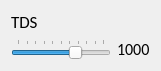
     <widget class="QWidget" name="layoutWidget">
      <property name="geometry">
       <rect>
        <x>30</x>
        <y>270</y>
        <width>151</width>
        <height>61</height>
       </rect>
      </property>
      <layout class="QFormLayout" name="formLayout_3">
       <item row="0" column="0">
        <widget class="QLabel" name="labelTDS">
         <property name="font">
          <font>
           <family>Calibri</family>
           <pointsize>13</pointsize>
          </font>
         </property>
         <property name="text">
          <string>TDS</string>
         </property>
        </widget>
       </item>
       <item row="1" column="0">
        <layout class="QFormLayout" name="formLayout_17">
         <item row="0" column="0">
          <widget class="QSlider" name="sliderTDS">
           <property name="minimumSize">
            <size>
             <width>100</width>
             <height>0</height>
            </size>
           </property>
           <property name="font">
            <font>
             <family>Calibri</family>
             <pointsize>11</pointsize>
            </font>
           </property>
           <property name="maximum">
            <number>1500</number>
           </property>
           <property name="singleStep">
            <number>150</number>
           </property>
           <property name="pageStep">
            <number>150</number>
           </property>
           <property name="value">
            <number>1000</number>
           </property>
           <property name="orientation">
            <enum>Qt::Horizontal</enum>
           </property>
           <property name="tickPosition">
            <enum>QSlider::TicksAbove</enum>
           </property>
          </widget>
         </item>
         <item row="0" column="1">
          <widget class="QLabel" name="labelTDS_2">
           <property name="font">
            <font>
             <family>Calibri</family>
             <pointsize>12</pointsize>
            </font>
           </property>
           <property name="text">
            <string>1000</string>
           </property>
          </widget>
         </item>
        </layout>
       </item>
      </layout>
     </widget>
